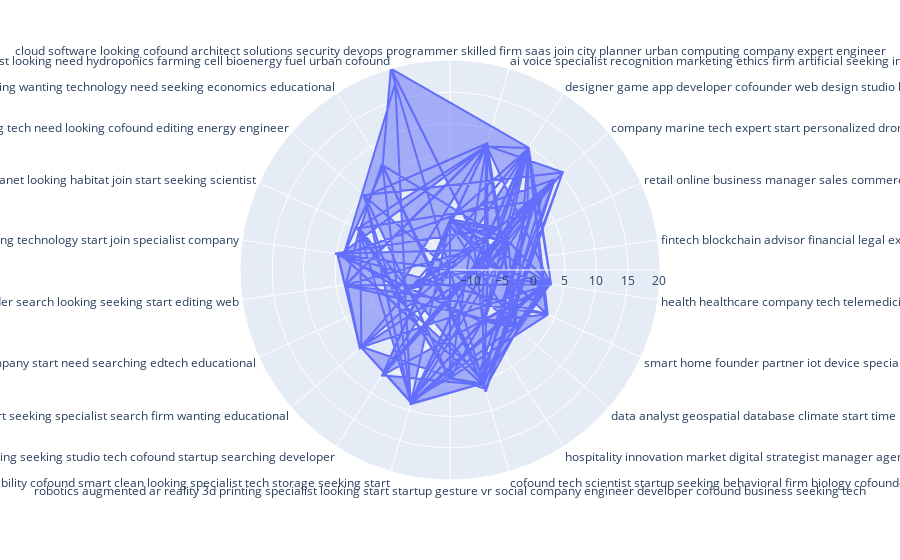

Notebook code for this chart:
### Code cell
fig = px.line_polar(df, r='X', theta='cluster_top_words', line_close=True)
fig.update_traces(fill='toself')
fig.show()

### Figure 1 — Plotly figure (JSON) as saved in the notebook; plotly's stock layout.template omitted (floating-point values rounded to 4 significant figures; data arrays with more than 128 entries replaced by an {"elided": "..."} marker saying what was removed)
{"data": [{"fill": "toself", "hovertemplate": "X=%{r}<br>cluster_top_words=%{theta}<extra></extra>", "legendgroup": "", "line": {"color": "#636efa", "dash": "solid"}, "marker": {"symbol": "circle"}, "mode": "lines", "name": "", "r": {"elided": "298 float values"}, "showlegend": false, "subplot": "polar", "theta": {"elided": "298 str values"}, "type": "scatterpolar"}], "layout": {"autosize": true, "legend": {"tracegroupgap": 0}, "margin": {"t": 60}, "polar": {"angularaxis": {"direction": "clockwise", "rotation": 90, "type": "category"}, "domain": {"x": [0, 1], "y": [0, 1]}, "radialaxis": {"angle": 0, "autorange": false, "range": [-13.26, 20.1], "type": "linear"}}}}
